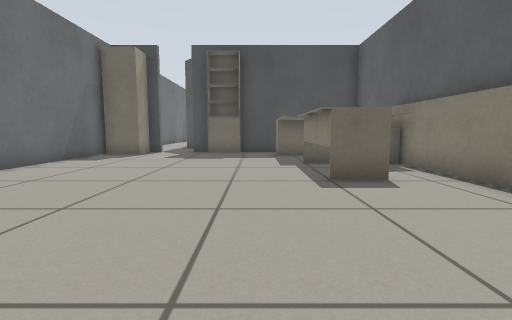
[1] (above)

21 first-person views from a walk through a robot-simulator world made for Gazebo. The camera is 0.5 m above the floor, tilts 6° down and sees 85° across. The floor is counted in squares, 0.5 m on a side. Each view is taken from the middle of a square. On the plan, view 1 faces up. The plan holds only what a view shows up to about 11 squares ahead; the rest is blank.

[2]
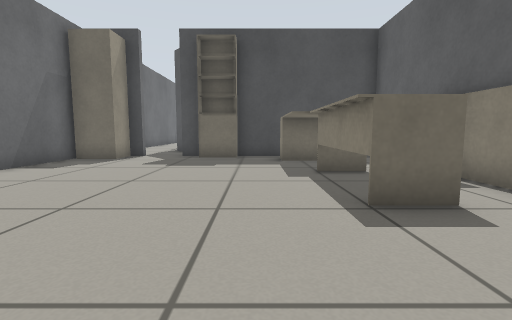

[3]
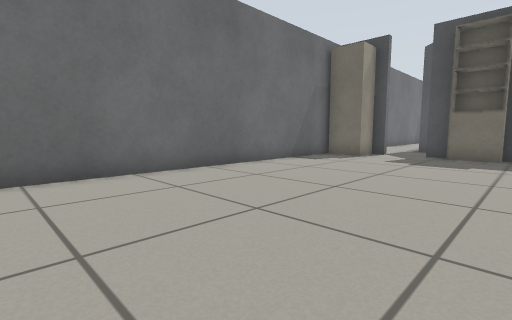

[4]
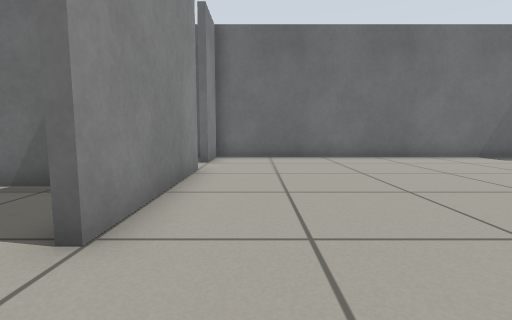

[5]
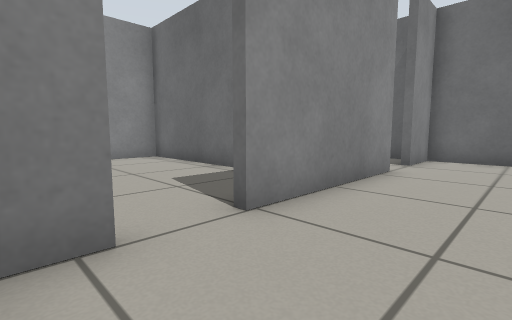

[6]
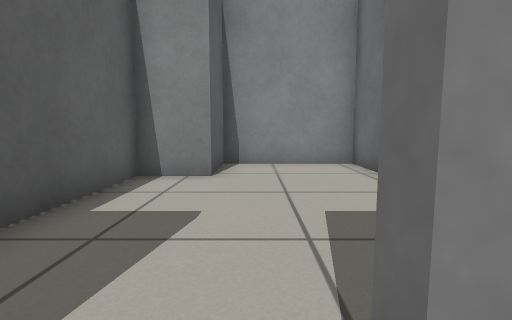

[7]
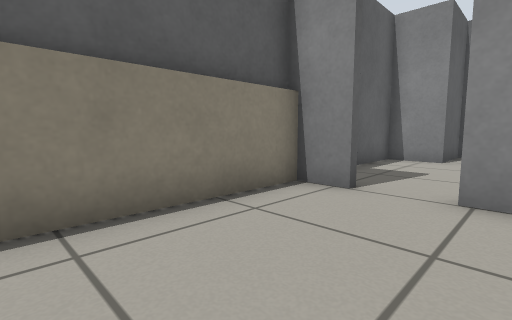

[8]
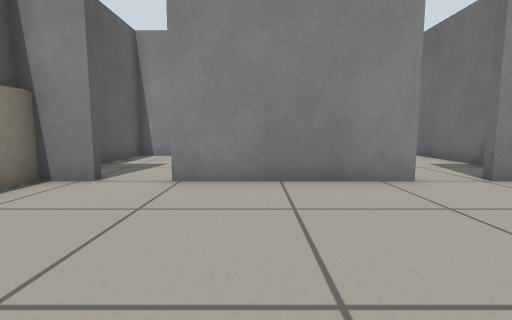

[9]
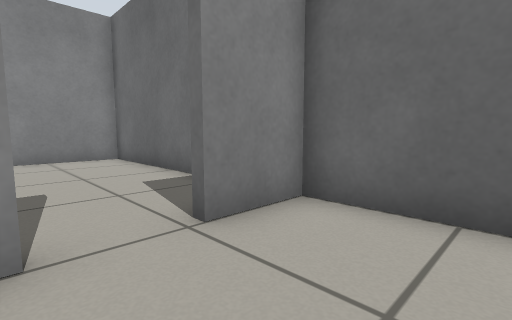

[10]
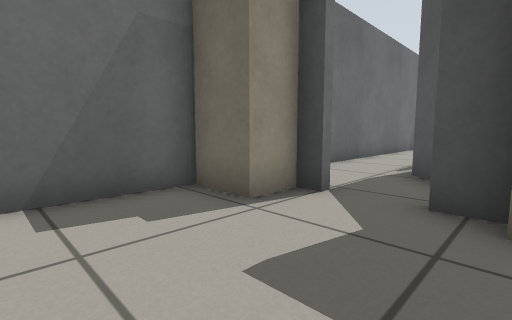

[11]
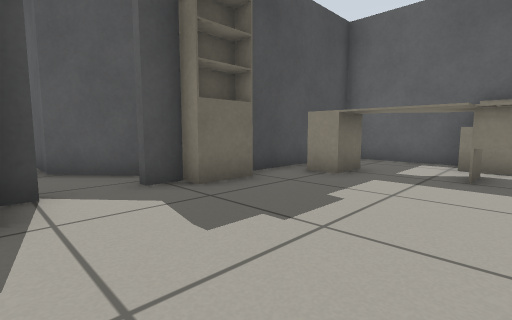

[12]
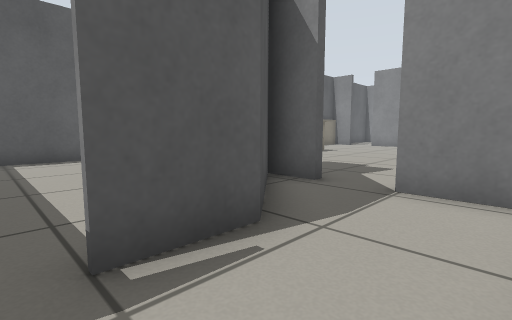

[13]
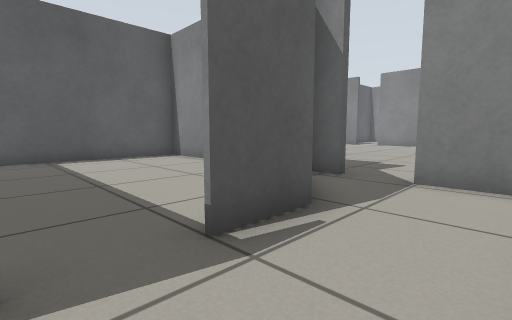

[14]
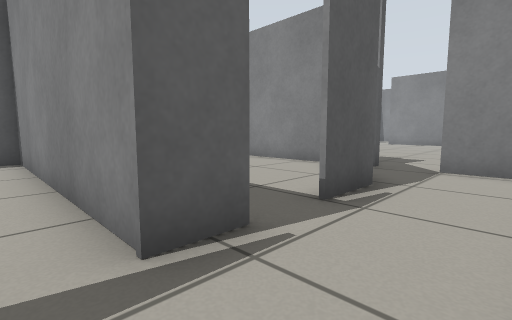

[15]
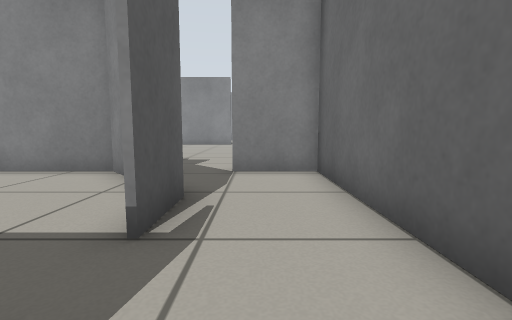

[16]
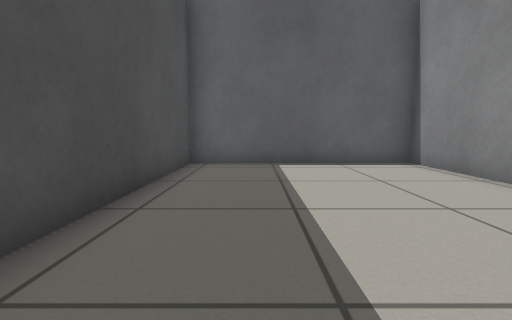

[17]
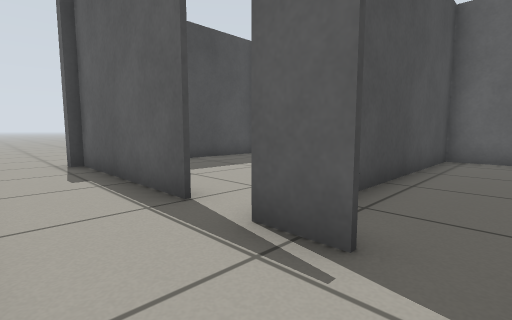

[18]
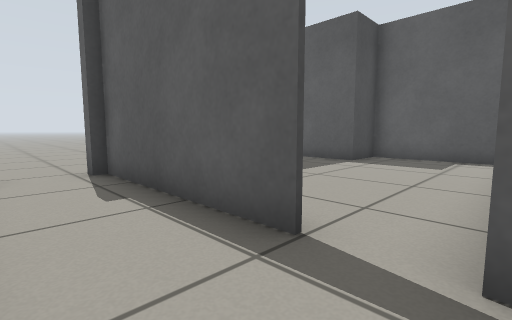

[19]
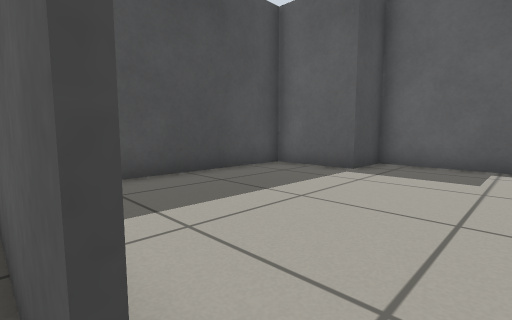

[20]
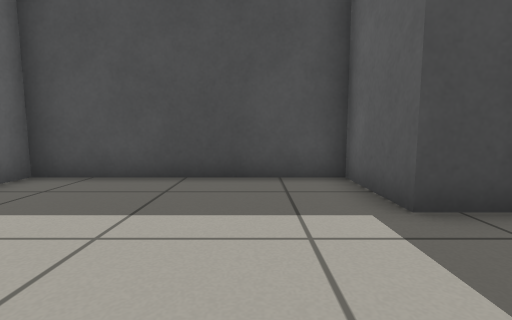

[21]
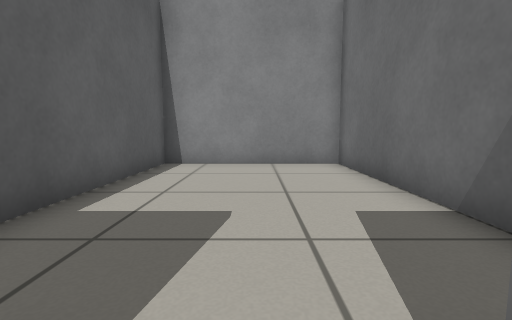

### Floor plan
Points are (right, up) in squares from view 1. A wall is a line through its corners. A room is listed if a view was taken in it or the views show most of it. See-through windows are left out.
Room 1 (views 1, 2, 3, 4, 5, 6, 7, 8, 9, 10, 11, 21)
walls: (-3.2, -0.5) (1.8, -0.5); (4.6, 5.1) (4.6, 9.5); (-0.8, 12.2) (-0.8, 13); (3.1, -0.5) (4.6, -0.5) (4.6, 3.9); (-0.7, 13) (-0.7, 12.4) (-2.1, 12.4) (-2.1, 13) (-2.1, 12.4); (-6.5, 12.1) (-6.5, -0.5) (-4.6, -0.5); (-4.9, 12.9) (-4.9, 11.8) (-6.4, 11.8); (1.4, 12.9) (-3, 12.9)
low walls: (1.5, 5.6) (1.5, 8.8); (2.8, 5.6) (1.3, 5.6) (1.3, 8.8) (0.9, 8.8) (0.9, 12.1); (4.3, -0.6) (4.3, 9.1)
ways out: opening at (-4, 13) to room 2; opening at (-4, -1) to room 6; opening at (2.5, -1) to room 7
Room 2 (views 12, 13, 15, 16, 17, 18)
walls: (-3.9, 18.9) (-3.9, 20.1); (-6.5, 20.5) (-6.5, 13.2) (-4.4, 13.2); (-1.6, 13.2) (-3.9, 15.8) (-3.9, 17.6)
ways out: opening at (-4, 13) to room 1; opening at (-5.5, 20) to room 3; opening at (-4, 18.5) to room 5
Room 3 (views 14, 19)
walls: (-4.2, 26.9) (-4.2, 27.4); (-3.9, 21.5) (-3.9, 27)
ways out: opening at (-5.5, 20) to room 2; opening at (-4, 21) to room 4
Room 4 (view 20)
walls: (-3.9, 20.1) (4.6, 20.1) (4.6, 24.3) (2.9, 24.3) (2.9, 26.9) (-4.2, 26.9); (-3.8, 27) (-3.8, 26.1)
ways out: opening at (-4, 21) to room 3
Room 5 (no view inside)
walls: (-2.1, 13.9) (-1.4, 13.1); (4.6, 20) (-2, 20); (-3, 13.2) (4.6, 13.2) (4.6, 20.1)
ways out: opening at (-4, 18.5) to room 2
Room 6 (no view inside)
walls: (-6.5, -1) (-6.5, -8.4) (-1.2, -8.4) (-1.2, -2.9)
ways out: opening at (-4, -1) to room 1
Room 7 (no view inside)
walls: (-0.9, -2.6) (-0.9, -8.4) (2.9, -8.4) (2.9, -6.1) (4.6, -6.1) (4.6, -2.8)
ways out: opening at (2.5, -1) to room 1
Room 8 (no view inside)
walls: (4.6, 9.5) (4.6, 12.9) (1.4, 12.9)

Where each view was taken, in squares from view 1:
view 1: 0 up, 0 right, facing up
view 2: 2 up, 0 right, facing up
view 3: 1 up, 0 right, facing up-left
view 4: 1 up, 4 right, facing left
view 5: 2 up, 4 right, facing down-left
view 6: 0 up, 2 right, facing down
view 7: 4 up, 1 right, facing down-right
view 8: 5 up, 0 right, facing down
view 9: 2 up, 3 left, facing down-left
view 10: 9 up, 2 left, facing up-left
view 11: 8 up, 5 left, facing up-right
view 12: 18 up, 6 left, facing down-right
view 13: 19 up, 6 left, facing down-right
view 14: 21 up, 6 left, facing down-right
view 15: 20 up, 5 left, facing down
view 16: 18 up, 4 left, facing right
view 17: 18 up, 6 left, facing up-right
view 18: 20 up, 6 left, facing up-right
view 19: 21 up, 4 left, facing up-right
view 20: 21 up, 1 right, facing up
view 21: 0 up, 4 left, facing down
